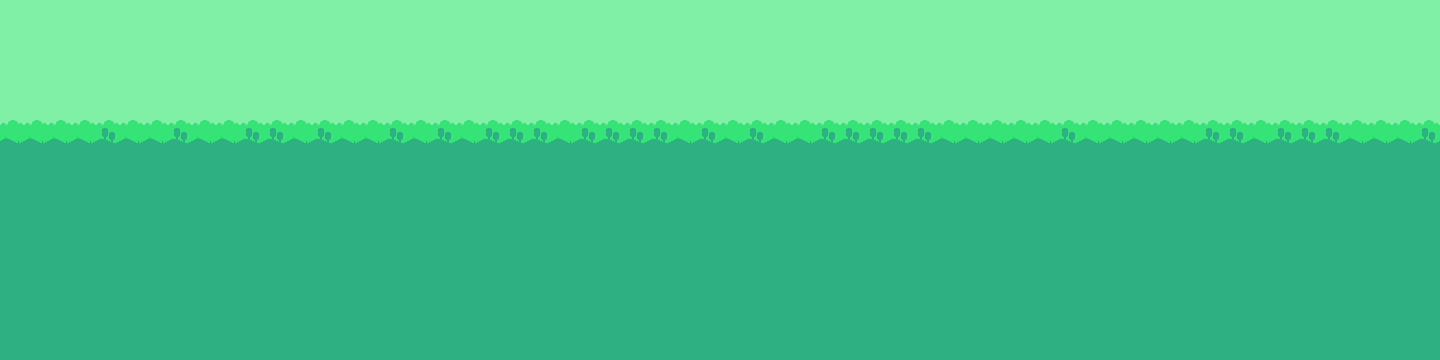

Rendered tile map (Tiled .tmx) drawn with the repository's tilesets; below, a short description and the full map source, tile grids included:
An orthogonal 60x15 tile map with 24x24 px tiles, 1 tile layer (Background).

<map version="1.10" tiledversion="1.10.2" orientation="orthogonal" renderorder="right-down" width="60" height="15" tilewidth="24" tileheight="24" infinite="0" nextlayerid="2" nextobjectid="1">
 <editorsettings>
  <export target="level-1-background.tmj" format="json" />
 </editorsettings>
 <tileset firstgid="1" name="background_tilemap" tilewidth="24" tileheight="24" tilecount="24" columns="8">
  <image source="tilemaps/background_tilemap_packed.png" width="192" height="72" />
 </tileset>
 <layer id="1" name="Background" width="60" height="15">
  <data encoding="csv">
8,8,7,7,7,7,8,8,7,7,7,8,7,7,8,7,7,8,8,8,8,7,8,8,7,8,8,7,8,8,8,7,7,8,8,7,7,7,8,7,7,7,7,7,8,7,8,7,8,8,7,8,8,7,7,8,7,7,8,8,
8,7,8,7,8,8,7,8,8,7,7,7,7,8,7,7,7,8,8,7,7,7,8,8,8,7,8,8,7,7,8,7,7,8,8,7,8,8,7,7,8,8,8,8,7,8,7,8,8,8,8,8,7,8,7,8,8,8,8,8,
8,8,7,7,7,7,7,8,7,8,8,7,7,8,7,7,8,7,7,7,8,8,8,7,8,8,7,8,8,7,8,8,8,7,8,8,7,8,8,7,7,8,8,7,8,7,7,7,8,7,7,7,8,8,7,7,7,7,8,8,
7,8,7,7,8,7,7,8,7,7,8,7,7,8,7,8,8,8,8,7,8,8,8,7,8,8,7,8,7,7,7,7,8,7,7,7,8,7,7,7,8,8,7,7,7,7,7,7,8,8,8,7,7,7,7,8,7,7,8,8,
7,7,7,8,8,8,8,8,8,7,7,7,8,7,7,7,7,7,8,7,7,8,7,7,7,8,7,7,8,7,7,7,8,7,8,7,8,7,8,7,8,8,7,7,8,8,7,7,8,7,8,8,7,8,8,7,7,7,8,7,
15,15,15,15,16,15,15,16,15,15,16,16,15,16,15,15,16,15,16,15,16,16,16,15,16,16,16,16,15,16,15,16,15,15,16,16,16,16,16,15,15,15,15,15,16,15,15,15,15,15,16,16,15,16,16,16,15,15,15,16,
24,24,23,23,23,23,24,24,23,23,23,24,23,23,23,24,24,24,24,23,24,24,23,23,24,23,23,24,23,23,24,24,24,24,24,24,24,24,24,24,24,24,24,24,24,24,24,24,24,24,24,24,24,24,24,24,24,24,24,24,
23,23,23,24,24,23,23,24,24,23,23,24,23,23,24,24,24,24,23,24,23,23,23,24,24,23,23,24,24,24,24,24,24,24,24,24,24,24,24,24,24,24,24,24,24,24,24,24,24,24,24,24,24,24,24,24,24,24,24,24,
23,23,24,24,23,23,24,23,23,23,23,24,24,23,24,23,23,24,23,24,23,23,23,24,23,23,24,24,24,23,24,24,24,24,24,24,24,24,24,24,24,24,24,24,24,24,24,24,24,24,24,24,24,24,24,24,24,24,24,24,
23,24,23,24,24,23,23,24,23,24,23,24,24,24,23,23,23,24,23,23,23,24,24,23,24,24,24,23,23,24,24,24,24,24,24,24,24,24,24,24,24,24,24,24,24,24,24,24,24,24,24,24,24,24,24,24,24,24,24,24,
24,24,24,24,24,24,24,24,24,24,24,24,24,24,24,24,24,24,24,24,24,24,24,24,24,24,24,24,24,24,24,24,24,24,24,24,24,24,24,24,24,24,24,24,24,24,24,24,24,24,24,24,24,24,24,24,24,24,24,24,
24,24,24,24,24,24,24,24,24,24,24,24,24,24,24,24,24,24,24,24,24,24,24,24,24,24,24,24,24,24,24,24,24,24,24,24,24,24,24,24,24,24,24,24,24,24,24,24,24,24,24,24,24,24,24,24,24,24,24,24,
24,24,24,24,24,24,24,24,24,24,24,24,24,24,24,24,24,24,24,24,24,24,24,24,24,24,24,24,24,24,24,24,24,24,24,24,24,24,24,24,24,24,24,24,24,24,24,24,24,24,24,24,24,24,24,24,24,24,24,24,
24,24,24,24,24,24,24,24,24,24,24,24,24,24,24,24,24,24,24,24,24,24,24,24,24,24,24,24,24,24,24,24,24,24,24,24,24,24,24,24,24,24,24,24,24,24,24,24,24,24,24,24,24,24,24,24,24,24,24,24,
24,24,24,24,24,24,24,24,24,24,24,24,24,24,24,24,24,24,24,24,24,24,24,24,24,24,24,24,24,24,24,24,24,24,24,24,24,24,24,24,24,24,24,24,24,24,24,24,24,24,24,24,24,24,24,24,24,24,24,24
</data>
 </layer>
</map>
